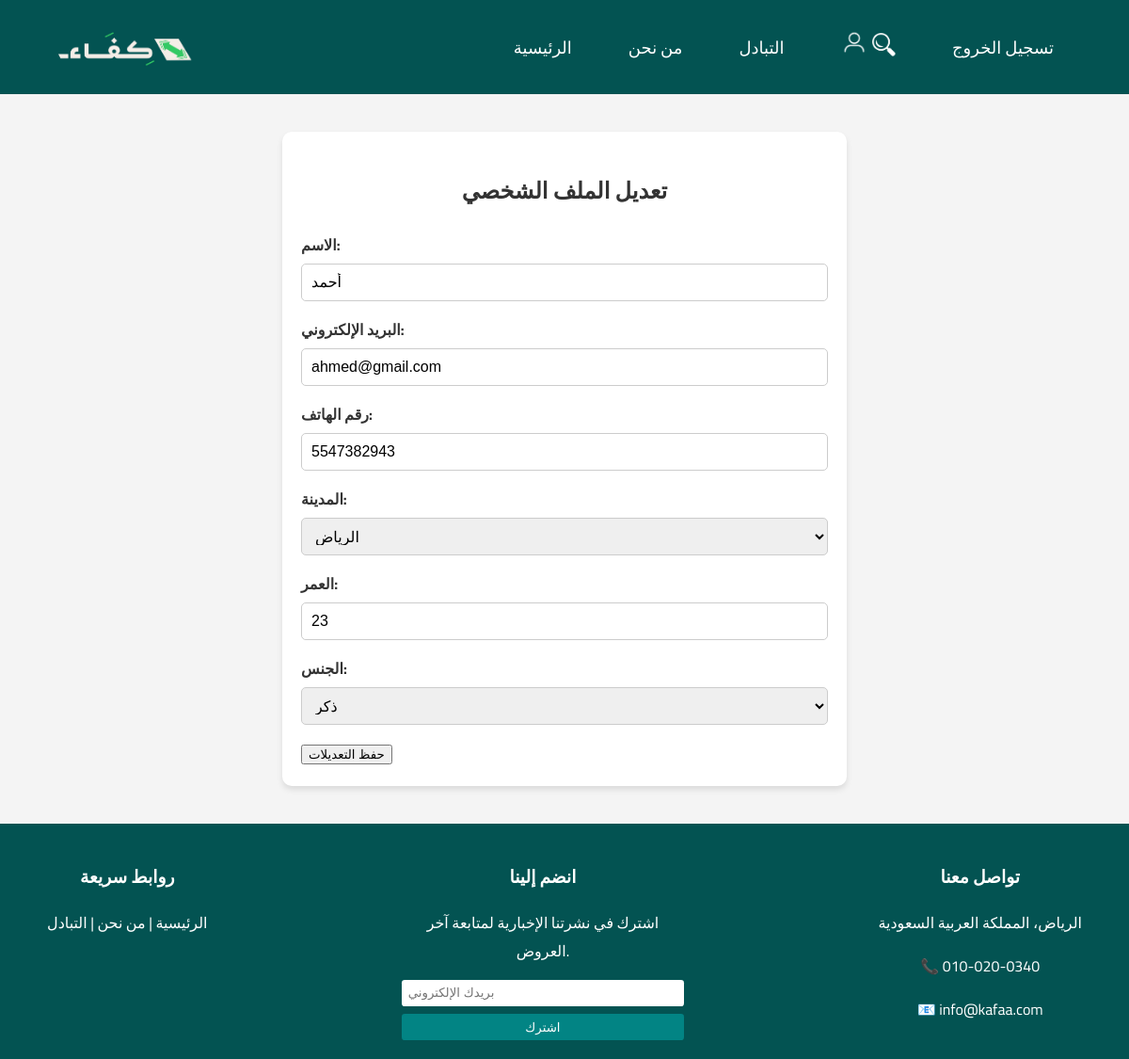
Screenshot of /it320/edit-profile.php (signed in) with the database file from the repository.
### tables this page shows
CREATE TABLE `users` (
  `UserID` int(11) NOT NULL,
  `Email` varchar(255) NOT NULL,
  `Name` varchar(100) DEFAULT NULL,
  `Age` int(11) DEFAULT NULL,
  `PhoneNumber` varchar(20) DEFAULT NULL,
  `Password` varchar(255) NOT NULL,
  `City` varchar(100) DEFAULT NULL,
  `Gender` varchar(50) DEFAULT NULL
);

### it320/edit-profile.php (the view, shortened to what this page needs)
<?php
$servername = "localhost";
$username = "root";
$db_password = "root";
$dbname = "it320";
$conn = new mysqli($servername, $username, $db_password, $dbname);
$user_id = $_SESSION['user_id'];
$stmt = $conn->prepare("SELECT * FROM users WHERE UserID = ?");
$stmt->bind_param("i", $user_id);
$stmt->execute();
$user = $stmt->get_result()->fetch_assoc();
?>
<!DOCTYPE html>
<html lang="ar">
<head>
</head>
<body>
    <header>
        <img src="logo.png" alt="كِفَاء">
        <nav>
            <ul>
                <li><a href="index.php">الرئيسية</a></li>
                <li><a href="about.php">من نحن</a></li>
                <li><a href="trading.php">التبادل</a></li>
                <li class="icon-group">
                    <a href="profile.php"><img src="user-icon.png" style="width:30px; height:30px;" alt="الملف الشخصي"></a>
                    <img src="search-icon.png" id="searchIcon" style="width:25px; height:25px;" alt="بحث">
                </li>
                <li><a href="profile.php?action=logout" class="login-btn">تسجيل الخروج</a></li>
            </ul>
        </nav>
    </header>
    <div class="edit-profile-container">
        <h2>تعديل الملف الشخصي</h2>
        <form method="POST" id="editProfileForm">
            <div class="form-group">
                <label for="name">الاسم:</label>
                <input type="text" id="name" name="name" value="<?php echo htmlspecialchars($user['Name']); ?>" required>
            </div>
            <div class="form-group">
                <label for="email">البريد الإلكتروني:</label>
                <input type="email" id="email" name="email" value="<?php echo htmlspecialchars($user['Email']); ?>" required>
            </div>
            <div class="form-group">
                <label for="phone">رقم الهاتف:</label>
                <input type="text" id="phone" name="phone" pattern="\d{10}" value="<?php echo htmlspecialchars($user['PhoneNumber']); ?>" required placeholder="أدخل 10 أرقام">
            </div>
            <div class="form-group">
                <label for="city">المدينة:</label>
                <select id="city" name="city" required>
                    <option value="الرياض" <?php if($user['City'] == "الرياض") echo "selected"; ?>>الرياض</option>
                </select>
            </div>
            <div class="form-group">
                <label for="age">العمر:</label>
                <input type="number" id="age" name="age" value="<?php echo htmlspecialchars($user['Age']); ?>" min="18" required>
            </div>
            <div class="form-group">
                <label for="gender">الجنس:</label>
                <select id="gender" name="gender" required>
                    <option value="Male" <?php if($user['Gender'] == "Male") echo "selected"; ?>>ذكر</option>
                </select>
            </div>
            <button type="submit" class="submit-btn">حفظ التعديلات</button>
        </form>
    </div>
    <footer>
        <div class="footer-sections">
            <div class="footer-section">
                <h3>روابط سريعة</h3>
                <p><a href="index.php">الرئيسية</a> | <a href="about.php">من نحن</a> | <a href="trading.php">التبادل</a></p>
            </div>
            <div class="footer-section">
                <h3>انضم إلينا</h3>
                <p>اشترك في نشرتنا الإخبارية لمتابعة آخر العروض.</p>
                <div class="newsletter">
                    <input type="email" placeholder="بريدك الإلكتروني" id="newsletterEmail">
                    <button onclick="subscribeNews()">اشترك</button>
                </div>
            </div>
            <div class="footer-section">
                <h3>تواصل معنا</h3>
                <p>الرياض، المملكة العربية السعودية</p>
                <p>📞 010-020-0340</p>
                <p>📧 info@kafaa.com</p>
            </div>
        </div>
    </footer>
</body>
</html>

### it320/edit-profile.php (style rules this page uses)
html { box-sizing: border-box; }
*, *:before, *:after { box-sizing: inherit; }
body { font-family: 'Cairo', sans-serif; margin: 0; padding: 0; background-color: #f4f4f4; color: #333; font-size: 100%; }
header { background-color: #035352; padding: 0.9375em 3.125em; display: flex; justify-content: space-between; align-items: center; }
header img { height: 4.375em; }
nav ul { list-style: none; padding: 0; margin: 0; display: flex; align-items: center; }
nav ul li { margin: 0 1.875em; }
nav ul li a { color: white; text-decoration: none; font-size: 1.125em; }
a { text-decoration: none !important; color: inherit; }
.edit-profile-container { max-width: 37.5em; margin: 2.5em auto; background: white; padding: 1.25em; border-radius: 0.625em; box-shadow: 0 0.25em 0.375em rgba(0, 0, 0, 0.1); }
.edit-profile-container h2 { text-align: center; }
.form-group { margin-bottom: 0.9375em; }
.form-group label { display: block; font-weight: bold; margin-bottom: 0.3125em; }
.form-group input, .form-group select { width: 100%; padding: 0.625em; border: 0.0625em solid #ccc; border-radius: 0.3125em; font-size: 1em; height: 2.5em; box-sizing: border-box; }
footer { background-color: #035352; color: white; text-align: center; padding: 1.25em 3.125em; display: flex; flex-direction: column; align-items: center; }
.footer-sections { display: flex; justify-content: space-between; width: 100%; }
.footer-section { max-width: 18.75em; }
.footer-section h3 { margin-bottom: 0.625em; }
.newsletter { display: flex; flex-direction: column; }
.newsletter input { padding: 0.5em; margin-bottom: 0.625em; border: none; border-radius: 0.25em; }
.newsletter button { padding: 0.5em; background-color: #028484; color: white; border: none; border-radius: 0.25em; cursor: pointer; }

### rows the page displays
users: name "أحمد", email "ahmed@gmail.com", phone "5547382943", city "الرياض", age "23"
